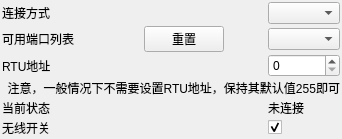
<?xml version="1.0" encoding="UTF-8"?>
<ui version="4.0">
 <class>FormLinkSetting</class>
 <widget class="QWidget" name="FormLinkSetting">
  <property name="geometry">
   <rect>
    <x>0</x>
    <y>0</y>
    <width>342</width>
    <height>126</height>
   </rect>
  </property>
  <property name="windowTitle">
   <string>Form</string>
  </property>
  <layout class="QGridLayout" name="gridLayout" columnstretch="1,0,0,0">
   <property name="leftMargin">
    <number>2</number>
   </property>
   <property name="topMargin">
    <number>2</number>
   </property>
   <property name="rightMargin">
    <number>2</number>
   </property>
   <property name="bottomMargin">
    <number>2</number>
   </property>
   <property name="spacing">
    <number>2</number>
   </property>
   <item row="1" column="3">
    <widget class="QComboBox" name="comboBox_deviceChoose">
     <property name="sizePolicy">
      <sizepolicy hsizetype="Expanding" vsizetype="Fixed">
       <horstretch>0</horstretch>
       <verstretch>0</verstretch>
      </sizepolicy>
     </property>
    </widget>
   </item>
   <item row="1" column="1">
    <widget class="QPushButton" name="pushButton_reset">
     <property name="text">
      <string>重置</string>
     </property>
    </widget>
   </item>
   <item row="2" column="0">
    <widget class="QLabel" name="label_rtu">
     <property name="text">
      <string>RTU地址</string>
     </property>
    </widget>
   </item>
   <item row="1" column="0">
    <widget class="QLabel" name="label_7">
     <property name="text">
      <string>可用端口列表</string>
     </property>
    </widget>
   </item>
   <item row="4" column="0">
    <widget class="QLabel" name="label_3">
     <property name="text">
      <string>当前状态</string>
     </property>
    </widget>
   </item>
   <item row="5" column="3">
    <widget class="QCheckBox" name="checkBox_wireless">
     <property name="text">
      <string/>
     </property>
     <property name="checked">
      <bool>true</bool>
     </property>
    </widget>
   </item>
   <item row="0" column="0">
    <widget class="QLabel" name="label_linkType">
     <property name="text">
      <string>连接方式</string>
     </property>
    </widget>
   </item>
   <item row="3" column="0" colspan="4">
    <widget class="QLabel" name="label_rtuWarning">
     <property name="text">
      <string>注意，一般情况下不需要设置RTU地址，保持其默认值255即可</string>
     </property>
     <property name="alignment">
      <set>Qt::AlignRight|Qt::AlignTrailing|Qt::AlignVCenter</set>
     </property>
    </widget>
   </item>
   <item row="0" column="3">
    <widget class="QComboBox" name="comboBox_linkType"/>
   </item>
   <item row="5" column="0">
    <widget class="QLabel" name="label_wirelessSwitch">
     <property name="text">
      <string>无线开关</string>
     </property>
    </widget>
   </item>
   <item row="2" column="3">
    <widget class="QSpinBox" name="spinBox_rtu"/>
   </item>
   <item row="4" column="3">
    <widget class="QLabel" name="label_state">
     <property name="text">
      <string>未连接</string>
     </property>
    </widget>
   </item>
   <item row="1" column="2">
    <spacer name="horizontalSpacer">
     <property name="orientation">
      <enum>Qt::Horizontal</enum>
     </property>
     <property name="sizeHint" stdset="0">
      <size>
       <width>40</width>
       <height>20</height>
      </size>
     </property>
    </spacer>
   </item>
  </layout>
 </widget>
 <resources/>
 <connections/>
</ui>
